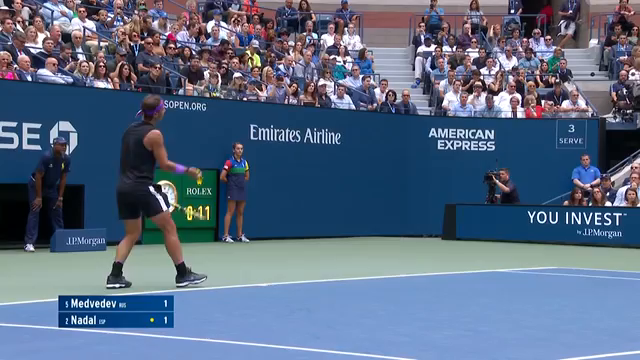
#> input picture archive/video2image/us19-images/00:00-00:07-fps6/002.png, 640 x 360 px; its folder holds only this picture in this run
$ python transform.py --court_img ../video2image/us19-images/00:00-00:07-fps6/002.png
#> lines starting #> are read from the running program, lines starting #| are printed output that depends on the picture; after the words box and inside, x2 and y2 are one past the last pixel; in counts of white or black regions, pixels touching at a corner belong together
import os
import cv2
import argparse
import numpy as np
import opencv_wrapper as cvw
from sklearn.cluster import dbscan

def make_out_dir(out_dir, dir_name):
    path = os.path.join(out_dir, dir_name)
    if not os.path.exists(path):
        os.makedirs(path)
    return path

def detect_edges(out_path, prefix, frame):
    # Convert BGR to HSV
    frame_hsv = cv2.cvtColor(frame, cv2.COLOR_BGR2HSV)

    # define range of blue color in HSV
    lower_blue = np.array([99, 105, 82], np.uint8)
    upper_blue = np.array([121, 184, 225], np.uint8)

    # Threshold the HSV image to get only blue colors
    mask = cv2.inRange(frame_hsv, lower_blue, upper_blue)

    # cv2.imwrite(os.path.join(out_path, '{}-frame.png'.format(prefix)), frame)
    cv2.imwrite(os.path.join(out_path, '{}-mask.png'.format(prefix)), mask)

    # erosion and dilation
    kernel_size = 2
    kernel = np.ones((kernel_size, kernel_size), np.uint8)
    mask = cv2.morphologyEx(mask, cv2.MORPH_OPEN, kernel)
    kernel_size = 2
    kernel = np.ones((kernel_size, kernel_size), np.uint8)
    mask = cv2.morphologyEx(mask, cv2.MORPH_CLOSE, kernel)

    # filter out top
    fil = np.zeros(frame.shape[:2], np.uint8)
    for i in range(70, frame.shape[0]):
        for j in range(frame.shape[1]):
            fil[i, j] = 255
    mask = cv2.bitwise_and(mask, mask, mask=fil)

    # edge detection
    edges = cv2.Canny(mask, 1000, 1500, apertureSize=3)

    # Bitwise-AND mask and original image
    # res = cv2.bitwise_and(frame, frame, mask=mask)
    # cv2.imwrite(os.path.join(out_path, '{}-res.png'.format(prefix)), res)

    cv2.imwrite(os.path.join(out_path, '{}-mask-morph.png'.format(prefix)), mask)
    # cv2.imwrite(os.path.join(out_path, '{}-edges.png'.format(prefix)), edges)

    # calculate Hough lines
    lines = cv2.HoughLines(edges, 1, np.pi / 180, 50)

    if lines is None:
        return None

    line_pts = []
    n_lines = 60
    for i in range(min(n_lines, len(lines))):
        for rho,theta in lines[i]:
            a = np.cos(theta)
            b = np.sin(theta)
            x0 = a*rho
            y0 = b*rho
            x1 = int(x0 + 1000*(-b))
            y1 = int(y0 + 1000*(a))
            x2 = int(x0 - 1000*(-b))
            y2 = int(y0 - 1000*(a))
            cv2.line(frame,(x1, y1), (x2, y2),(0, 0, 255), 2)
            line_pts.append([(x1, y1), (x2, y2)])

    # cv2.imwrite(os.path.join(out_path,
        # '{}-houghlines.png'.format(prefix)), frame)
    return line_pts

def find_intersection(o1, p1, o2, p2, frame_size):
    def minus(p1, p2):
        return (p1[0] - p2[0], p1[1] - p2[1])

    x = minus(o2, o1)
    d1 = minus(p1, o1)
    d2 = minus(p2, o2)

    cross = d1[0] * d2[1] - d1[1] * d2[0]
    if abs(cross) < 1e-8:
        return [False, (0, 0)]
    t1 = (x[0] * d2[1] - x[1] * d2[0]) / cross
    rx = int(o1[0] + d1[0] * t1)
    ry = int(o1[1] + d1[1] * t1)
    tf = False
    if frame_size[1] > rx and rx > 0 and frame_size[0] > ry and ry > 0:
        tf = True
    return [tf, (rx, ry)]

def find_intersections(out_path, prefix, frame, line_pts):
    # find intersection points
    points = []
    for i in range(len(line_pts)):
        for j in range(len(line_pts)):
            if i >= j:
                continue
            tf, p = find_intersection(line_pts[i][0], line_pts[i][1],
                         line_pts[j][0], line_pts[j][1], frame.shape[:2])
            if tf == True:
               points.append(p)
               cv2.circle(frame, p, 5, (0, 255, 0), -1)
    if len(points) == 0:
        return None
    points = np.array(points)

    # cluster points and find centers
    core, lab = dbscan(points, eps=5, min_samples=3)
    centers = []
    for i in range(np.amax(lab) + 1):
        count = 0
        total = [0, 0]
        for p in range(len(points)):
            if lab[p] == i:
                count += 1
                total[0] += points[p][0]
                total[1] += points[p][1]
        total[0] = int(total[0] / count)
        total[1] = int(total[1] / count)
        centers.append(total)
        cv2.circle(frame, (total[0], total[1]), 10, (255, 0, 0), -1)
    cv2.imwrite(os.path.join(out_path,
        '{}-centers.png'.format(prefix)), frame)
    return centers

def find_centers(out_path, prefix, frame):
    line_pts = detect_edges(out_path, prefix, frame)
    if line_pts == None:
        print('{}: no edges detected'.format(file_path))
        return None
    centers = find_intersections(
        out_path, prefix, frame, line_pts)
    return centers


# [31 lines left out: function find_centers2, not called in this run]

def find_upper(centers):
    # print('centers:', centers)
    min_y = np.amin(np.array(centers), axis=0)[1]
    upper_left = min(centers, key=lambda p: p[1])
    delta_y = 7
    centers_filtered = list(filter(lambda p: p[1] <= min_y + delta_y, centers))
    upper_left = min(centers_filtered, key=lambda p: p[0])
    upper_right = max(centers_filtered, key=lambda p: p[0])
    return upper_left, upper_right

def find_border_points(centers):
    lower_right = max(centers, key=lambda p: p[0])
    lower_left = min(centers, key=lambda p: p[0])
    upper_left, upper_right = find_upper(centers)
    return [upper_left, upper_right, lower_right, lower_left]

def calc_transform_matrix(out_path, prefix, court, frame, border_points):
    # print('border_points:', border_points)
    # the detected border points are the source
    src_points = np.array(border_points, np.float32)
    # define destination border points on the court court
    border_x_min, border_x_max = 125, 528
    border_y_min, border_y_max = 37, 258
    dst_points = np.array([(border_x_min, border_y_max),
                           (border_x_min, border_y_min),
                           (border_x_max, border_y_min),
                           (border_x_max, border_y_max)], np.float32)

    # compute the perspective transform matrix and then apply it
    M = cv2.getPerspectiveTransform(src_points, dst_points)
    warped = cv2.warpPerspective(frame, M, court.shape[::-1][1:])
    cv2.imwrite(os.path.join(out_path, '{}-warped.png'.format(prefix)), warped)
    return M

def get_pos(dir_path, file_name):
    with open(os.path.join(dir_path, file_name)) as f:
        lines = [line.rstrip() for line in f]
    pos = np.array([line.split(' ')[:2] for line in lines], dtype=np.float32)
    return pos

# [20 lines left out: functions isInCourtPlan, transform_and_project, project, not called in this run]


if __name__ == '__main__':
    parser = argparse.ArgumentParser()
    parser.add_argument(
        '--frame_dir', type=str, default='../video2image/us19-images')
    parser.add_argument(
        '--out_dir', type=str, default='results')
    parser.add_argument(
        '--court_img', type=str, default='court-plan/tennis-court-plan-padded.png')
    args = parser.parse_args()

    for i, dir_name in enumerate(os.listdir(args.frame_dir)):
        dir_path = os.path.join(args.frame_dir, dir_name)
        out_path = make_out_dir(args.out_dir, dir_name)
        if not os.path.isdir(dir_path):
            continue
        for file_name in os.listdir(dir_path):
            file_path = os.path.join(dir_path, file_name)
            prefix = file_name.split('.')[0]
            if not os.path.isfile(file_path) or not file_name.endswith('.png'):
                continue
            frame = cv2.imread(file_path)
#> frame is the input picture: shape (360, 640, 3); mean B, G, R 130.6, 105.5, 88.4
            # shape: (n_row, n_col, n_channel)

            centers = find_centers(out_path, prefix, frame)
#> in detect_edges, `frame_hsv = cv2.cvtColor(frame, cv2.COLOR_BGR2HSV)`: frame_hsv: shape (360, 640, 3); mean H, S, V 104.5, 116.3, 136.6
#> in detect_edges, `mask = cv2.inRange(frame_hsv, lower_blue, upper_blue)`:
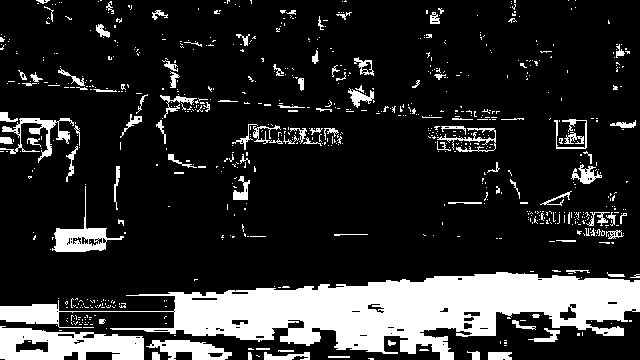
#> mask: shape (360, 640); 17.5% white; 758 white regions (655 under 20 px), largest, box (x1, y1, x2, y2) and area: (0, 272, 640, 360) 24800, (0, 326, 144, 360) 3348, (52, 186, 124, 252) 1121
#> in detect_edges, `mask = cv2.morphologyEx(mask, cv2.MORPH_OPEN, kernel)`: mask: shape (360, 640); 15.8% white; 296 white regions (203 under 20 px), largest, box (x1, y1, x2, y2) and area: (113, 273, 640, 360) 23453, (0, 327, 145, 360) 3267, (0, 305, 60, 325) 1048
#> in detect_edges, `mask = cv2.morphologyEx(mask, cv2.MORPH_CLOSE, kernel)`: mask: shape (360, 640); 15.8% white; 256 white regions (167 under 20 px), largest, box (x1, y1, x2, y2) and area: (114, 274, 640, 360) 23566, (0, 328, 146, 360) 3208, (0, 306, 61, 326) 1066
#> after the loop in detect_edges, `for i in range(70, frame.shape[0]):`:
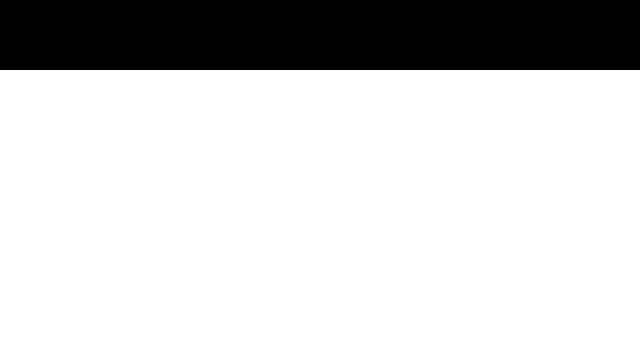
#> fil: shape (360, 640); 80.6% white; 1 black region, box (x1, y1, x2, y2) and area: (0, 0, 640, 70) 44800
#> in detect_edges, `edges = cv2.Canny(mask, 1000, 1500, apertureSize=3)`:
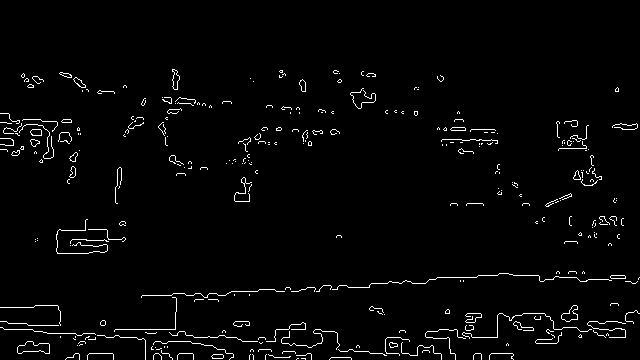
#> edges: shape (360, 640); 2.4% white in thin lines or dots, all inside (x1, y1, x2, y2) = (0, 69, 640, 360)
#> in detect_edges, `lines = cv2.HoughLines(edges, 1, np.pi / 180, 50)`: lines = 110 rows, first 8: [329, 1.57], [337, 1.57], [353, 1.57], [308, 1.5], [302, 1.52], [300, 1.54], [334, 1.55], [339, 1.55]
#> the loop in detect_edges, `for i in range(min(n_lines, len(lines))):` made 60 passes
#> after the loop in detect_edges, `for i in range(min(n_lines, len(lines))):`:
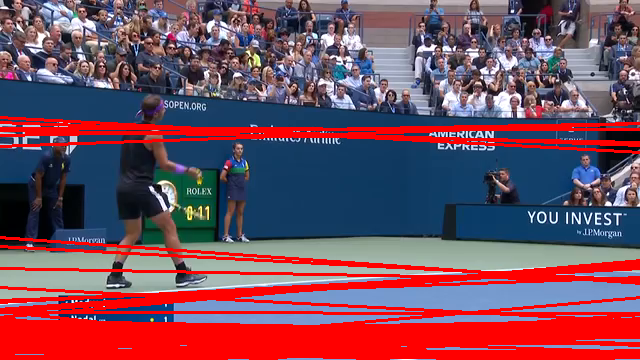
#> frame: shape (360, 640, 3); mean B, G, R 93.2, 76.7, 118.1
#> after the loop in detect_edges, `for i in range(min(n_lines, len(lines))):`: line_pts = 60 items
#> the loop in find_intersections, `for i in range(len(line_pts)):` made 60 passes
#> after the loop in find_intersections, `for i in range(len(line_pts)):`:
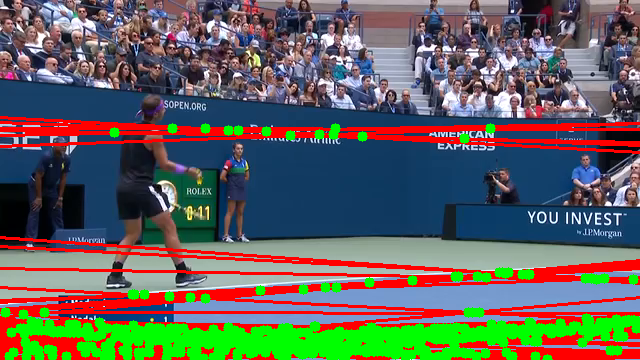
#> frame: shape (360, 640, 3); 9.1% of pixels changed, all inside (x1, y1, x2, y2) = (0, 123, 640, 360)
#> after the loop in find_intersections, `for i in range(np.amax(lab) + 1):`:
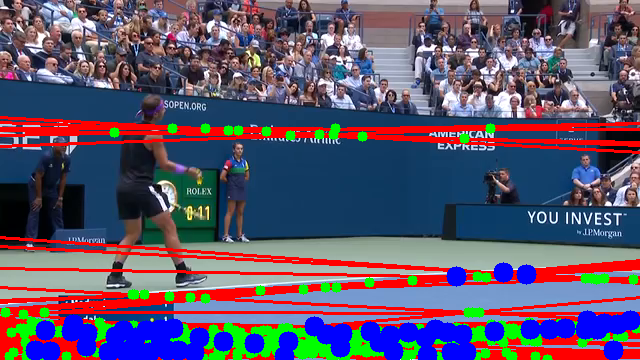
#> frame: shape (360, 640, 3); 6.39% of pixels changed, all inside (x1, y1, x2, y2) = (25, 262, 640, 360)
            # centers = find_centers2(out_path, prefix, frame)
            if centers == None or len(centers) == 0:
                print('{}: no intersection found'.format(file_path))
                continue
            border_points = find_border_points(centers)
            court = cv2.imread(args.court_img)
            M = calc_transform_matrix(
                out_path, prefix, court, frame, border_points)
#> in calc_transform_matrix, `warped = cv2.warpPerspective(frame, M, court.shape[::-1][1:])`:
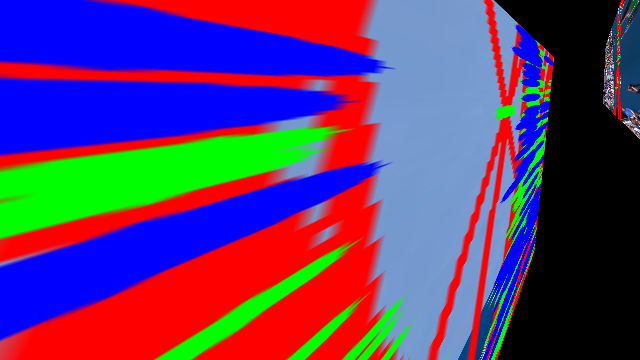
#> warped: shape (360, 640, 3); mean B, G, R 109.6, 58.5, 91.5
            human_pos = get_pos(dir_path, '{}_human.txt'.format(prefix))
#> (the run stopped early here; a loop or call above may not have finished)

$ run again, on archive/video2image/us19-images/00:14-00:22-fps6/002.png
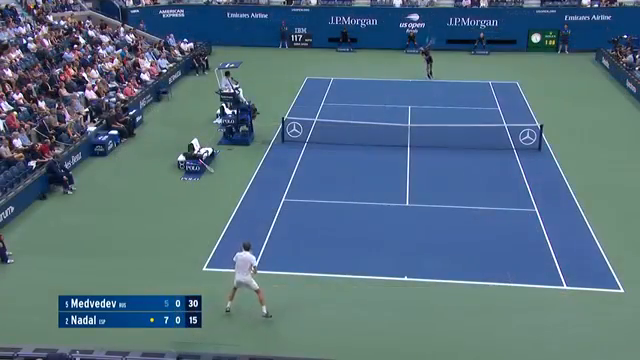
#> input picture archive/video2image/us19-images/00:14-00:22-fps6/002.png, 640 x 360 px
#> frame is the input picture: shape (360, 640, 3); mean B, G, R 127.2, 110.6, 84.8
#> frame_hsv: shape (360, 640, 3); mean H, S, V 94.8, 99.9, 134.7
#> edges: shape (360, 640); 1.2% white in thin lines or dots, all inside (x1, y1, x2, y2) = (0, 69, 640, 360)
#> lines = 33 rows, first 8: [257, 1.62], [310, 0.489], [125, 1.57], [-422, 2.67], [75, 1.59], [-432, 2.79], [338, 0.384], [117, 1.59]
#> the loop in detect_edges, `for i in range(min(n_lines, len(lines))):` made 33 passes
#> after the loop in detect_edges, `for i in range(min(n_lines, len(lines))):`:
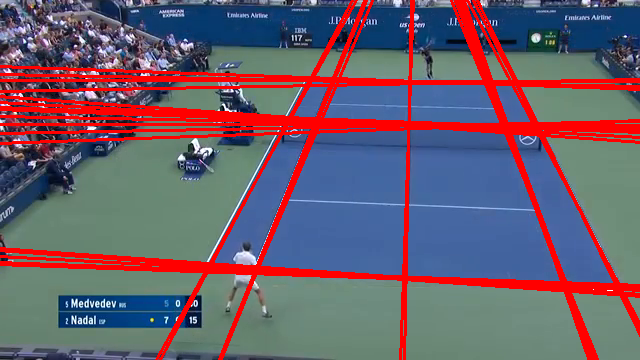
#> frame: shape (360, 640, 3); 14.71% of pixels changed, all inside (x1, y1, x2, y2) = (0, 0, 640, 360)
#> after the loop in detect_edges, `for i in range(min(n_lines, len(lines))):`: line_pts = 33 items
#> the loop in find_intersections, `for i in range(len(line_pts)):` made 33 passes
#> in calc_transform_matrix, `warped = cv2.warpPerspective(frame, M, court.shape[::-1][1:])`:
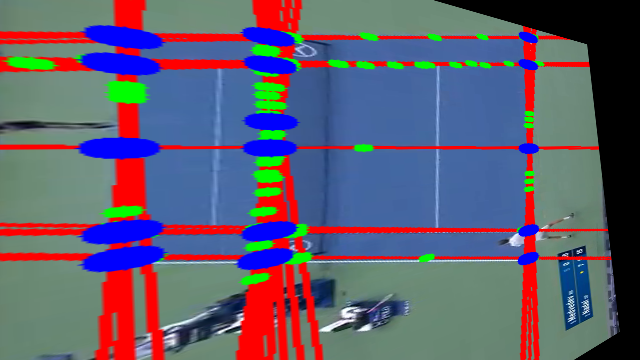
#> warped: shape (360, 640, 3); mean B, G, R 111, 92.8, 96.5
